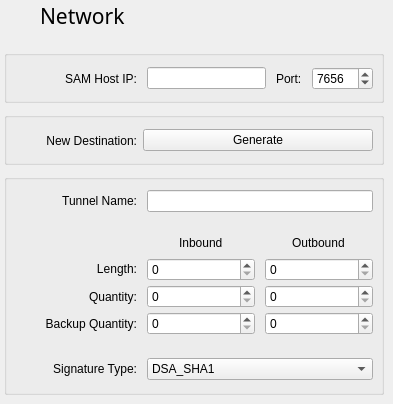
    <widget class="QWidget" name="network_Page">
     <widget class="QWidget" name="layoutWidget_20">
      <property name="geometry">
       <rect>
        <x>4</x>
        <y>0</y>
        <width>122</width>
        <height>30</height>
       </rect>
      </property>
      <layout class="QGridLayout">
       <property name="leftMargin">
        <number>0</number>
       </property>
       <property name="topMargin">
        <number>0</number>
       </property>
       <property name="rightMargin">
        <number>0</number>
       </property>
       <property name="bottomMargin">
        <number>0</number>
       </property>
       <property name="horizontalSpacing">
        <number>3</number>
       </property>
       <property name="verticalSpacing">
        <number>6</number>
       </property>
       <item row="0" column="0" alignment="Qt::AlignLeft|Qt::AlignVCenter">
        <widget class="QLabel" name="networkiconlabel">
         <property name="minimumSize">
          <size>
           <width>28</width>
           <height>28</height>
          </size>
         </property>
         <property name="maximumSize">
          <size>
           <width>28</width>
           <height>28</height>
          </size>
         </property>
         <property name="sizeIncrement">
          <size>
           <width>0</width>
           <height>0</height>
          </size>
         </property>
         <property name="baseSize">
          <size>
           <width>28</width>
           <height>28</height>
          </size>
         </property>
         <property name="text">
          <string/>
         </property>
         <property name="pixmap">
          <pixmap resource="resourcen.qrc">:/icons/network.svg</pixmap>
         </property>
         <property name="scaledContents">
          <bool>true</bool>
         </property>
         <property name="alignment">
          <set>Qt::AlignLeading|Qt::AlignLeft|Qt::AlignVCenter</set>
         </property>
        </widget>
       </item>
       <item row="0" column="1" alignment="Qt::AlignLeft|Qt::AlignVCenter">
        <widget class="QLabel" name="networkLabel">
         <property name="minimumSize">
          <size>
           <width>0</width>
           <height>28</height>
          </size>
         </property>
         <property name="maximumSize">
          <size>
           <width>16777215</width>
           <height>28</height>
          </size>
         </property>
         <property name="font">
          <font>
           <family>Sans Serif</family>
           <pointsize>16</pointsize>
           <weight>75</weight>
           <italic>false</italic>
           <bold>true</bold>
           <underline>false</underline>
           <strikeout>false</strikeout>
          </font>
         </property>
         <property name="text">
          <string>&lt;!DOCTYPE HTML PUBLIC &quot;-//W3C//DTD HTML 4.0//EN&quot; &quot;http://www.w3.org/TR/REC-html40/strict.dtd&quot;&gt;
&lt;html&gt;&lt;head&gt;&lt;meta name=&quot;qrichtext&quot; content=&quot;1&quot; /&gt;&lt;style type=&quot;text/css&quot;&gt;
p, li { white-space: pre-wrap; }
&lt;/style&gt;&lt;/head&gt;&lt;body style=&quot; font-family:'Sans Serif'; font-size:16pt; font-weight:600; font-style:italic;&quot;&gt;
&lt;p style=&quot; margin-top:12px; margin-bottom:12px; margin-left:0px; margin-right:0px; -qt-block-indent:0; text-indent:0px; text-decoration: underline;&quot;&gt;&lt;span style=&quot; font-weight:400; font-style:normal; text-decoration:none;&quot;&gt;Network&lt;/span&gt;&lt;/p&gt;&lt;/body&gt;&lt;/html&gt;</string>
         </property>
         <property name="alignment">
          <set>Qt::AlignLeading|Qt::AlignLeft|Qt::AlignVCenter</set>
         </property>
        </widget>
       </item>
      </layout>
     </widget>
     <widget class="QGroupBox" name="groupBox_8">
      <property name="geometry">
       <rect>
        <x>4</x>
        <y>174</y>
        <width>380</width>
        <height>221</height>
       </rect>
      </property>
      <property name="minimumSize">
       <size>
        <width>380</width>
        <height>0</height>
       </size>
      </property>
      <property name="maximumSize">
       <size>
        <width>380</width>
        <height>16777215</height>
       </size>
      </property>
      <property name="title">
       <string/>
      </property>
      <widget class="QWidget" name="layoutWidget_7">
       <property name="geometry">
        <rect>
         <x>13</x>
         <y>56</y>
         <width>356</width>
         <height>111</height>
        </rect>
       </property>
       <layout class="QGridLayout" name="gridLayout_10">
        <property name="horizontalSpacing">
         <number>10</number>
        </property>
        <property name="verticalSpacing">
         <number>2</number>
        </property>
        <item row="2" column="1">
         <widget class="QSpinBox" name="spinBox_5"/>
        </item>
        <item row="3" column="2">
         <widget class="QSpinBox" name="spinBox_7"/>
        </item>
        <item row="3" column="0">
         <widget class="QLabel" name="label_12">
          <property name="minimumSize">
           <size>
            <width>120</width>
            <height>0</height>
           </size>
          </property>
          <property name="maximumSize">
           <size>
            <width>120</width>
            <height>16777215</height>
           </size>
          </property>
          <property name="baseSize">
           <size>
            <width>160</width>
            <height>0</height>
           </size>
          </property>
          <property name="text">
           <string>Backup Quantity:</string>
          </property>
          <property name="alignment">
           <set>Qt::AlignRight|Qt::AlignTrailing|Qt::AlignVCenter</set>
          </property>
         </widget>
        </item>
        <item row="0" column="2" alignment="Qt::AlignHCenter">
         <widget class="QLabel" name="label_14">
          <property name="minimumSize">
           <size>
            <width>0</width>
            <height>22</height>
           </size>
          </property>
          <property name="maximumSize">
           <size>
            <width>16777215</width>
            <height>22</height>
           </size>
          </property>
          <property name="text">
           <string>Outbound</string>
          </property>
         </widget>
        </item>
        <item row="2" column="2">
         <widget class="QSpinBox" name="spinBox_9"/>
        </item>
        <item row="3" column="1">
         <widget class="QSpinBox" name="spinBox_6"/>
        </item>
        <item row="1" column="2">
         <widget class="QSpinBox" name="spinBox_8"/>
        </item>
        <item row="1" column="1">
         <widget class="QSpinBox" name="spinBox_4"/>
        </item>
        <item row="1" column="0" alignment="Qt::AlignRight|Qt::AlignVCenter">
         <widget class="QLabel" name="label_10">
          <property name="minimumSize">
           <size>
            <width>120</width>
            <height>0</height>
           </size>
          </property>
          <property name="maximumSize">
           <size>
            <width>120</width>
            <height>16777215</height>
           </size>
          </property>
          <property name="baseSize">
           <size>
            <width>160</width>
            <height>0</height>
           </size>
          </property>
          <property name="text">
           <string>Length:</string>
          </property>
          <property name="alignment">
           <set>Qt::AlignRight|Qt::AlignTrailing|Qt::AlignVCenter</set>
          </property>
         </widget>
        </item>
        <item row="2" column="0" alignment="Qt::AlignRight">
         <widget class="QLabel" name="label_11">
          <property name="minimumSize">
           <size>
            <width>120</width>
            <height>0</height>
           </size>
          </property>
          <property name="maximumSize">
           <size>
            <width>120</width>
            <height>16777215</height>
           </size>
          </property>
          <property name="baseSize">
           <size>
            <width>160</width>
            <height>0</height>
           </size>
          </property>
          <property name="text">
           <string>Quantity:</string>
          </property>
          <property name="alignment">
           <set>Qt::AlignRight|Qt::AlignTrailing|Qt::AlignVCenter</set>
          </property>
         </widget>
        </item>
        <item row="0" column="1" alignment="Qt::AlignHCenter">
         <widget class="QLabel" name="label_15">
          <property name="minimumSize">
           <size>
            <width>22</width>
            <height>0</height>
           </size>
          </property>
          <property name="maximumSize">
           <size>
            <width>16777215</width>
            <height>22</height>
           </size>
          </property>
          <property name="text">
           <string>Inbound</string>
          </property>
         </widget>
        </item>
       </layout>
      </widget>
      <widget class="QWidget" name="layoutWidget">
       <property name="geometry">
        <rect>
         <x>13</x>
         <y>182</y>
         <width>356</width>
         <height>27</height>
        </rect>
       </property>
       <layout class="QGridLayout" name="gridLayout_22">
        <property name="horizontalSpacing">
         <number>10</number>
        </property>
        <item row="0" column="0" alignment="Qt::AlignVCenter">
         <widget class="QLabel" name="label_13">
          <property name="minimumSize">
           <size>
            <width>120</width>
            <height>0</height>
           </size>
          </property>
          <property name="maximumSize">
           <size>
            <width>120</width>
            <height>16777215</height>
           </size>
          </property>
          <property name="baseSize">
           <size>
            <width>120</width>
            <height>0</height>
           </size>
          </property>
          <property name="text">
           <string>Signature Type:</string>
          </property>
          <property name="alignment">
           <set>Qt::AlignRight|Qt::AlignTrailing|Qt::AlignVCenter</set>
          </property>
         </widget>
        </item>
        <item row="0" column="1">
         <widget class="QComboBox" name="comboBox_Signature">
          <property name="enabled">
           <bool>true</bool>
          </property>
          <item>
           <property name="text">
            <string>DSA_SHA1</string>
           </property>
          </item>
          <item>
           <property name="text">
            <string>ECDSA_SHA256_P256</string>
           </property>
          </item>
          <item>
           <property name="text">
            <string>ECDSA_SHA384_P384</string>
           </property>
          </item>
          <item>
           <property name="text">
            <string>ECDSA_SHA512_P521</string>
           </property>
          </item>
          <item>
           <property name="text">
            <string extracomment="Default">ED25519_SHA512</string>
           </property>
          </item>
          <item>
           <property name="text">
            <string>RED25519_SHA512</string>
           </property>
          </item>
         </widget>
        </item>
       </layout>
      </widget>
      <widget class="QWidget" name="layoutWidget">
       <property name="geometry">
        <rect>
         <x>13</x>
         <y>14</y>
         <width>356</width>
         <height>27</height>
        </rect>
       </property>
       <layout class="QGridLayout" name="gridLayout_23">
        <property name="horizontalSpacing">
         <number>10</number>
        </property>
        <item row="0" column="0">
         <widget class="QLabel" name="label_9">
          <property name="minimumSize">
           <size>
            <width>120</width>
            <height>0</height>
           </size>
          </property>
          <property name="maximumSize">
           <size>
            <width>120</width>
            <height>16777215</height>
           </size>
          </property>
          <property name="baseSize">
           <size>
            <width>160</width>
            <height>0</height>
           </size>
          </property>
          <property name="text">
           <string>Tunnel Name:</string>
          </property>
          <property name="alignment">
           <set>Qt::AlignRight|Qt::AlignTrailing|Qt::AlignVCenter</set>
          </property>
         </widget>
        </item>
        <item row="0" column="1">
         <widget class="QLineEdit" name="lineEdit"/>
        </item>
       </layout>
      </widget>
     </widget>
     <widget class="QGroupBox" name="groupBox_7">
      <property name="geometry">
       <rect>
        <x>4</x>
        <y>50</y>
        <width>380</width>
        <height>53</height>
       </rect>
      </property>
      <property name="minimumSize">
       <size>
        <width>380</width>
        <height>0</height>
       </size>
      </property>
      <property name="maximumSize">
       <size>
        <width>380</width>
        <height>68</height>
       </size>
      </property>
      <property name="title">
       <string/>
      </property>
      <widget class="QWidget" name="layoutWidget_9">
       <property name="geometry">
        <rect>
         <x>13</x>
         <y>14</y>
         <width>356</width>
         <height>29</height>
        </rect>
       </property>
       <layout class="QHBoxLayout" name="horizontalLayout_5">
        <property name="spacing">
         <number>10</number>
        </property>
        <item>
         <widget class="QLabel" name="label_17">
          <property name="minimumSize">
           <size>
            <width>120</width>
            <height>0</height>
           </size>
          </property>
          <property name="maximumSize">
           <size>
            <width>120</width>
            <height>16777215</height>
           </size>
          </property>
          <property name="baseSize">
           <size>
            <width>120</width>
            <height>0</height>
           </size>
          </property>
          <property name="text">
           <string>SAM Host IP:</string>
          </property>
          <property name="alignment">
           <set>Qt::AlignRight|Qt::AlignTrailing|Qt::AlignVCenter</set>
          </property>
         </widget>
        </item>
        <item>
         <widget class="QLineEdit" name="lineEdit_3"/>
        </item>
        <item>
         <widget class="QLabel" name="label_18">
          <property name="text">
           <string>Port:</string>
          </property>
         </widget>
        </item>
        <item>
         <widget class="QSpinBox" name="spinBox_10">
          <property name="maximum">
           <number>65000</number>
          </property>
          <property name="value">
           <number>7656</number>
          </property>
         </widget>
        </item>
       </layout>
      </widget>
     </widget>
     <widget class="QGroupBox" name="groupBox_17">
      <property name="geometry">
       <rect>
        <x>4</x>
        <y>112</y>
        <width>380</width>
        <height>53</height>
       </rect>
      </property>
      <property name="minimumSize">
       <size>
        <width>380</width>
        <height>0</height>
       </size>
      </property>
      <property name="maximumSize">
       <size>
        <width>380</width>
        <height>68</height>
       </size>
      </property>
      <property name="title">
       <string/>
      </property>
      <widget class="QWidget" name="layoutWidget_10">
       <property name="geometry">
        <rect>
         <x>13</x>
         <y>14</y>
         <width>356</width>
         <height>29</height>
        </rect>
       </property>
       <layout class="QHBoxLayout" name="horizontalLayout_6">
        <item>
         <widget class="QLabel" name="label_26">
          <property name="minimumSize">
           <size>
            <width>120</width>
            <height>0</height>
           </size>
          </property>
          <property name="maximumSize">
           <size>
            <width>120</width>
            <height>16777215</height>
           </size>
          </property>
          <property name="baseSize">
           <size>
            <width>160</width>
            <height>0</height>
           </size>
          </property>
          <property name="text">
           <string>New Destination:</string>
          </property>
          <property name="alignment">
           <set>Qt::AlignRight|Qt::AlignTrailing|Qt::AlignVCenter</set>
          </property>
         </widget>
        </item>
        <item>
         <widget class="QPushButton" name="cmd_DestinationGenerate">
          <property name="text">
           <string>Generate</string>
          </property>
         </widget>
        </item>
       </layout>
      </widget>
     </widget>
    </widget>
